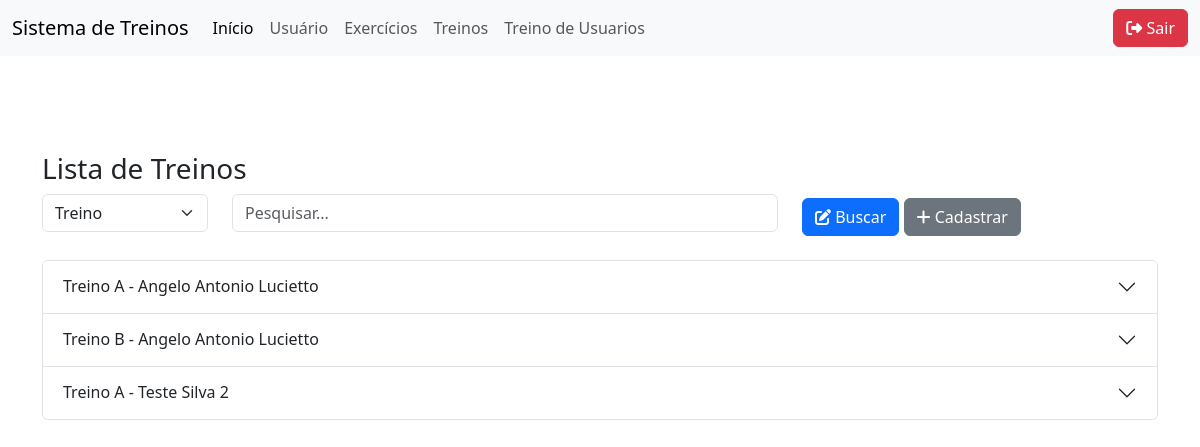
The page /treino_usuario/TreinoUsuarioList.php on the database as committed earlier.
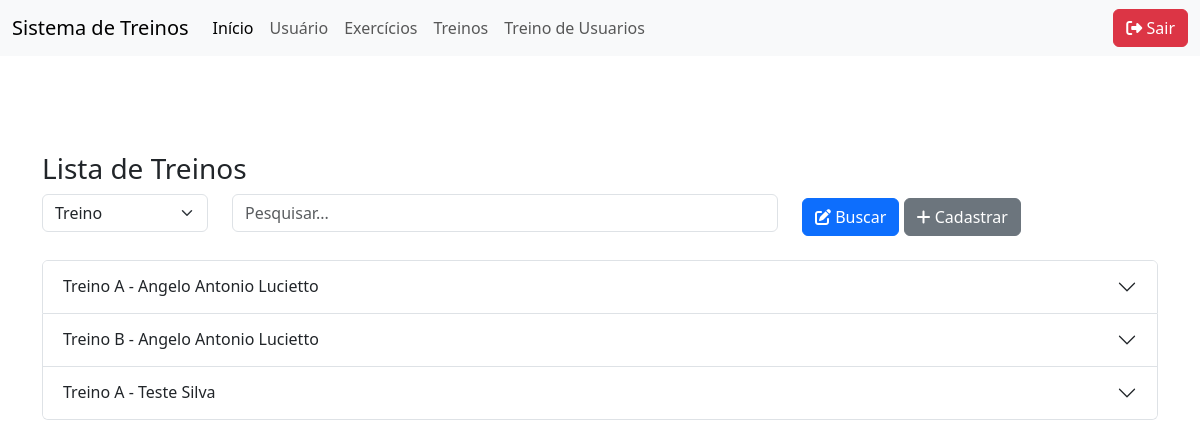
The same page on the database as committed later.
### tables this page shows
CREATE TABLE IF NOT EXISTS `treino` (
  `id` int NOT NULL AUTO_INCREMENT,
  `nome` varchar(100) DEFAULT NULL,
  `descricao` text,
  `usuario_id` int unsigned DEFAULT NULL,
  PRIMARY KEY (`id`)
);

CREATE TABLE IF NOT EXISTS `usuario` (
  `id` int NOT NULL AUTO_INCREMENT,
  `nome` varchar(100) DEFAULT NULL,
  `senha` varchar(150) NOT NULL DEFAULT '0',
  `cpf` varchar(50) DEFAULT NULL,
  `telefone` varchar(50) DEFAULT NULL,
  `email` varchar(50) DEFAULT NULL,
  `cargo` enum('aluno','professor') DEFAULT NULL,
  PRIMARY KEY (`id`)
);

### db.class.php (called while the page is built, shortened)
<?php
class db {
    private $host = "localhost";
    private $user = "root";
    private $password = "";
    private $dbname ="bancotrabalhopweb1";
    private $table_name;
    public function __construct($table_name){
        $this->table_name = $table_name;
        return $this->conn();
    }
    function conn(){
        try{
            $conn = new PDO(
                "mysql:host=$this->host;dbname=$this->dbname",
                $this->user,
                $this->password,
                [
                    PDO::ATTR_ERRMODE,
                    PDO::ERRMODE_EXCEPTION,
                    PDO::MYSQL_ATTR_INIT_COMMAND =>"SET NAMES utf8"
                ]
            );
            return $conn;
        } catch(PDOException $e){
            echo "Erro: ". $e->getMessage();
        }
    }
    public function all(){
        $conn = $this->conn();
        $sql = "SELECT * FROM $this->table_name";
        $st = $conn->prepare( $sql);
        $st->execute();
        return $st->fetchAll(PDO::FETCH_CLASS);
    }
    public function find($id){
        $conn = $this->conn();
        $sql = "SELECT * FROM $this->table_name WHERE id = ?";
        $st = $conn->prepare( $sql);
        $st->execute([$id]);
        return $st->fetchObject();
    }
}

### treino_usuario/TreinoUsuarioList.php (the view, shortened to what this page needs)
<?php
include "../db.class.php";
include_once "../header.php";
$dbTreino = new db('treino');
$dbUsuario = new db('usuario');
if (!empty($_POST['valor'])) {
    $tipo = $_POST['tipo'];
    $valor = $_POST['valor'];
    if ($tipo === 'usuario') {
        $usuarios = $dbUsuario->search(['tipo' => 'nome', 'valor' => $valor]);
        if (!empty($usuarios)) {
            $usuario_id = $usuarios[0]->id;
            $dados = $dbTreino->search(['tipo' => 'usuario_id', 'valor' => $usuario_id]);
        } else {
            $dados = [];
        }
    } else {
        $dados = $dbTreino->search(['tipo' => $tipo, 'valor' => $valor]);
    }
} else {
    $dados = $dbTreino->all();
}
?>
<div class="container mt-5">
    <h3>Lista de Treinos</h3>
    <form action="./TreinoUsuarioList.php" method="post" class="mb-4">
        <div class="row">
            <div class="col-md-2">
                <select name="tipo" class="form-select">
                    <option value="nome">Treino</option>
                </select>
            </div>
            <div class="col-md-6">
                <input type="text" name="valor" placeholder="Pesquisar..." class="form-control">
            </div>
            <div class="col-md-4">
                <button type="submit" class="btn btn-primary mt-1"><i class='fa-solid fa-pen-to-square'></i> Buscar</button>
                <a href="../treino/TreinoForm.php" class="btn btn-secondary mt-1"><i class="fa-solid fa-plus"></i> Cadastrar</a>
            </div>
        </div>
    </form>
    <div class="accordion" id="accordionTreinos">
        <?php
        $contador = 0;
        foreach ($dados as $item) {
            $contador++;
            $usuario = $dbUsuario->find($item->usuario_id);
            $nomeUsuario = $usuario ? $usuario->nome : 'Usuário não encontrado';
            echo "
            <div class='accordion-item'>
                <h2 class='accordion-header' id='heading{$contador}'>
                    <button class='accordion-button collapsed' type='button' data-bs-toggle='collapse'
                        data-bs-target='#collapse{$contador}' aria-expanded='false' aria-controls='collapse{$contador}'>
                        {$item->nome} - {$nomeUsuario}
                    </button>
                </h2>
                <div id='collapse{$contador}' class='accordion-collapse collapse' aria-labelledby='heading{$contador}' data-bs-parent='#accordionTreinos'>
                    <div class='accordion-body'>
                        <p><strong>Descrição:</strong> {$item->descricao}</p>
                        <hr>
                        <h6>Exercícios:</h6>
            ";
            echo "
                        <div class='mt-3'>
                            <a href='./TreinoUsuarioForm.php?id={$item->id}' class='btn btn-sm btn-warning'>Editar Treino</a>
                            <a href='./TreinoUsuarioList.php?id={$item->id}'
                               class='btn btn-sm btn-danger'
                               onclick='return confirm(\"Deseja excluir este treino?\")'>
                               Excluir Treino
                            </a>
                        </div>
                    </div>
                </div>
            </div>
            ";
        }
        ?>
    </div>
</div>
<?php include_once "../footer.php"; ?>

Rows that differ between the two databases and show on the page:
changed through a linked row, treino: usuario.nome "Teste Silva 2" → "Teste Silva"
